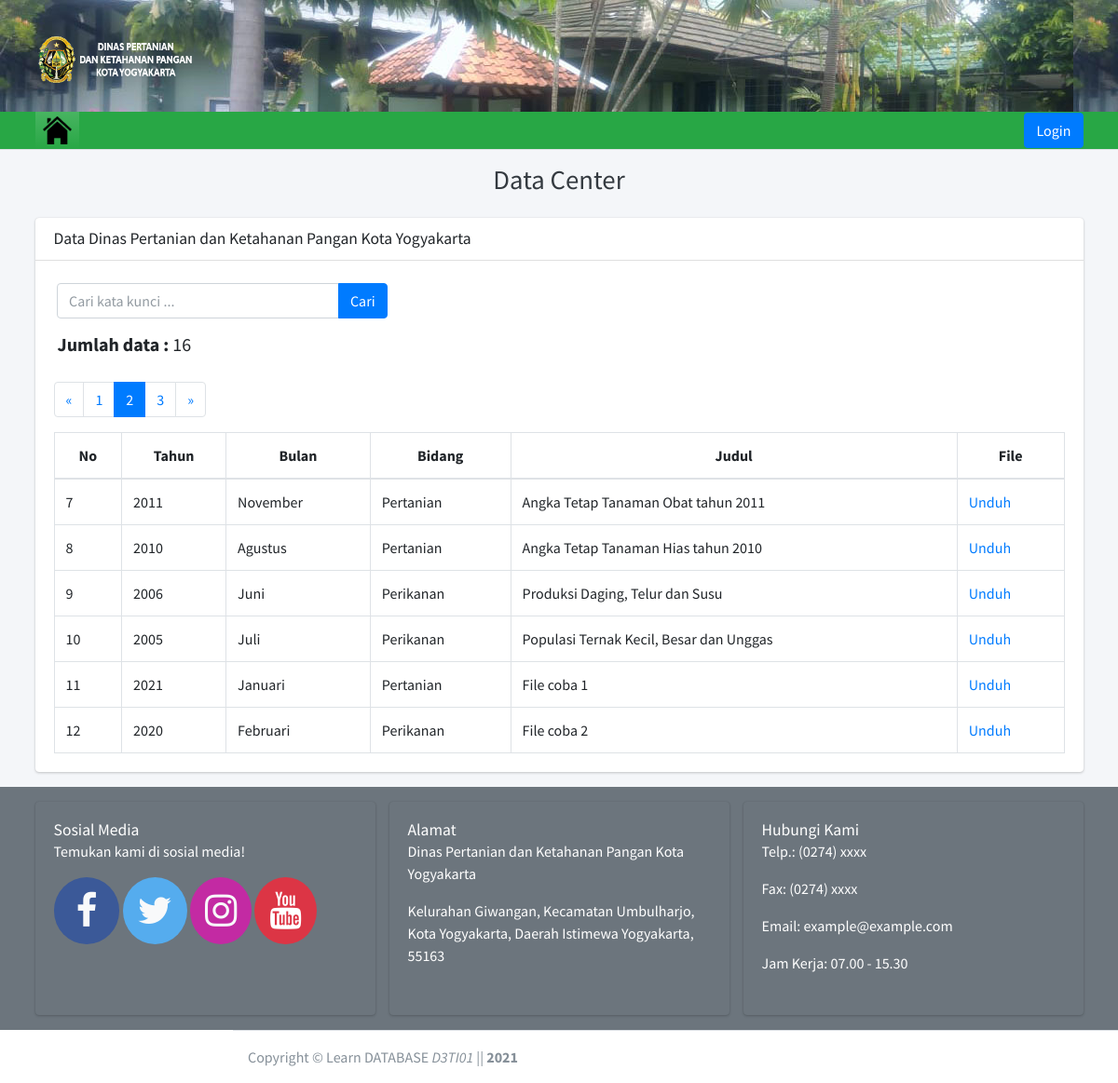
Page /landing/index/6 on the committed database.
### tables this page shows
CREATE TABLE `datacenter` (
  `id` int(11) NOT NULL,
  `tahun` varchar(128) NOT NULL,
  `bulan` varchar(128) NOT NULL,
  `bidang` varchar(128) NOT NULL,
  `judul` varchar(128) NOT NULL,
  `file` varchar(256) NOT NULL
);

### index.php (called while the page is built, shortened)
<?php
require_once BASEPATH.'core/CodeIgniter.php';

### application/models/Data_model.php (called while the page is built, shortened)
<?php
class Data_model extends CI_Model
{
    public function getAllUser()
    {
        return $this->db->get('datacenter')->result_array();
    }
}

### application/views/landing/index.php (the view, shortened to what this page needs)
<div class="content-wrapper">
    <div class="content-header">
        <div class="container">
            <div class="row mb-2">
                <div class="col-sm-12">
                    <h1 class="m-0 text-center text-dark"> Data Center</h1>
                </div>
            </div>
        </div>
    </div>
    <div class="content">
        <div class="container">
            <div class="row">
                <div class="col-lg-12">
                    <div class="card">
                        <div class="card-header">
                            <h3 class="card-title text-center">Data Dinas Pertanian dan Ketahanan Pangan Kota Yogyakarta</h3>
                        </div>
                        <form action="<?= base_url('landing/index'); ?>" method="post" class="ml-3 mt-4">
                            <div class="input-group mb-3 col-sm-4">
                                <input type="text" class="form-control" placeholder="Cari kata kunci ..." name="keyword" autocomplete="off" autofocus>
                                <div class="input-group-append">
                                    <input class="btn btn-primary" type="submit" name="submit" value="Cari">
                                </div>
                            </div>
                            <h5 class="ml-2"><b>Jumlah data : </b><?= $total_rows; ?></h5>
                        </form>
                        <div class="card-body">
                            <?= $this->pagination->create_links(); ?>
                            <table id="example2" class="table table-bordered table-hover">
                                <thead class="text-center">
                                    <tr>
                                        <th>No</th>
                                        <th>Tahun</th>
                                        <th>Bulan</th>
                                        <th>Bidang</th>
                                        <th>Judul</th>
                                        <th>File</th>
                                    </tr>
                                </thead>
                                <tbody>
                                    <?php foreach ($datacenter as $dc) :
                                    ?>
                                        <tr>
                                            <td><?= ++$start; ?></td>
                                            <td><?= $dc['tahun'] ?></td>
                                            <td><?= $dc['bulan'] ?></td>
                                            <td><?= $dc['bidang'] ?></td>
                                            <td><?= $dc['judul'] ?></td>
                                            <td><a href="<?php echo base_url('assets/fileupload/' . $dc['file']) ?>" download>Unduh</a></td>
                                        </tr>
                                    <?php
                                    endforeach;
                                    ?>
                                </tbody>
                            </table>
                        </div>
                    </div>
                </div>
            </div>
        </div>
    </div>
    <section class="bg-secondary m-0 p-3">
        <div class="container">
            <div class="row text-dark">
                <div class="col-sm-4">
                    <div class="card h-100 bg-secondary">
                        <div class="card-body">
                            <h5 class="card-title">Sosial Media</h5>
                            <p class="card-text">Temukan kami di sosial media!</p>
                            <a href="#" style="font-size: 40px; background-color: #3b5998" class="fa text-light rounded-circle px-4 py-3 fa-facebook-f"></a>
                            <a href="#" style="font-size: 40px; background-color: #55ACEE" class="fa text-light rounded-circle p-3 fa-twitter"></a>
                            <a href="#" style="font-size: 40px; background-color: #c32aa3; " class="fa text-light rounded-circle p-3 fa-instagram"></a>
                            <a href="#" style="font-size: 40px" class="fa text-light bg-danger rounded-circle p-3 fa-youtube"></a>
                        </div>
                    </div>
                </div>
                <div class="col-sm-4">
                    <div class="card h-100 bg-secondary">
                        <div class="card-body">
                            <h5 class="card-title">Alamat</h5>
                            <p class="card-text">Dinas Pertanian dan Ketahanan Pangan Kota Yogyakarta</p>
                            <p>Kelurahan Giwangan, Kecamatan Umbulharjo, Kota Yogyakarta, Daerah Istimewa Yogyakarta, 55163</p>
                        </div>
                    </div>
                </div>
                <div class="col-sm-4">
                    <div class="card h-100 bg-secondary">
                        <div class="card-body">
                            <h5 class="card-title">Hubungi Kami</h5>
                            <p class="card-text">Telp.: (0274) xxxx</p>
                            <p class="card-text">Fax: (0274) xxxx</p>
                            <p class="card-text">Email: example@example.com</p>
                            <p class="card-text">Jam Kerja: 07.00 - 15.30</p>
                        </div>
                    </div>
                </div>
            </div>
        </div>
</div>
</div>

### rows in the picture
datacenter: tahun "2011", bulan "November", bidang "Pertanian", judul "Angka Tetap Tanaman Obat tahun 2011"
datacenter: tahun "2010", bulan "Agustus", bidang "Pertanian", judul "Angka Tetap Tanaman Hias tahun 2010"
datacenter: tahun "2006", bulan "Juni", bidang "Perikanan", judul "Produksi Daging, Telur dan Susu"
datacenter: tahun "2005", bulan "Juli", bidang "Perikanan", judul "Populasi Ternak Kecil, Besar dan Unggas"
datacenter: tahun "2021", bulan "Januari", bidang "Pertanian", judul "File coba 1"
datacenter: tahun "2020", bulan "Februari", bidang "Perikanan", judul "File coba 2"

### other values in the picture
$total_rows "16"
$this->pagination->create_links() "« 1 2 3 »"
